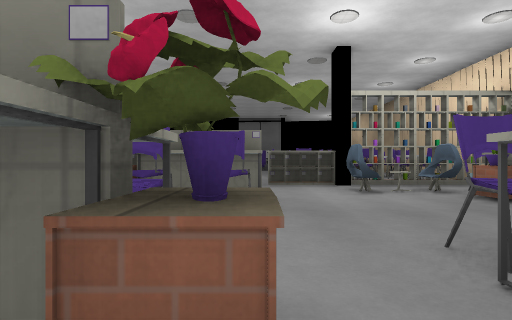
[1] (above)

23 first-person views from a walk through a 3-D level made in the Godot game engine. The camera is 1.2 m above the floor, looks level and sees 80° across. The floor is counted in squares, 2 m on a side. Each view is taken from the middle of a square. On the plan, view 1 faces up. The plan holds only what a view shows up to about 9 squares ahead; the rest is blank. The place goes on beyond the plan. Characters and animated objects are left out. Some surface patterns are stand-ins.

[2]
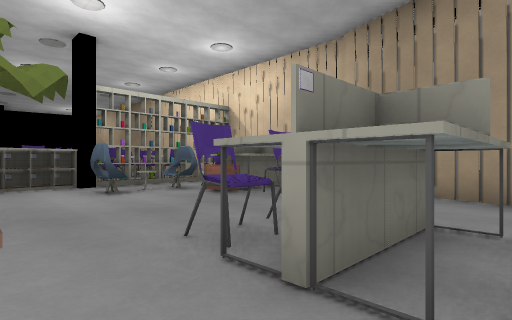

[3]
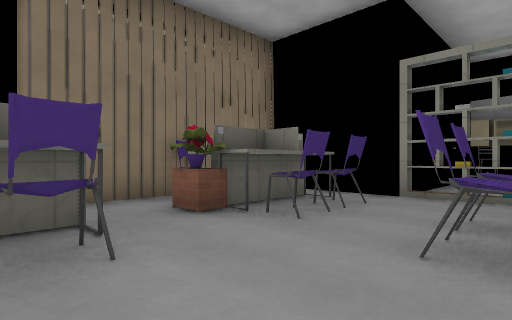

[4]
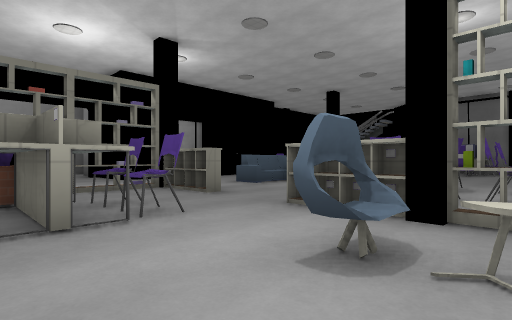

[5]
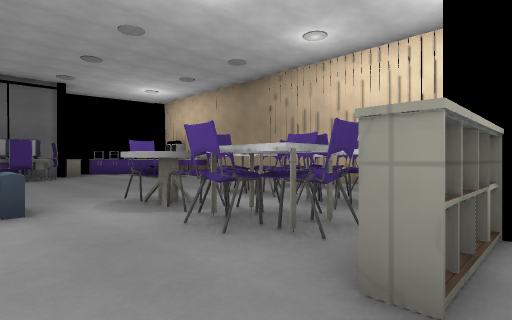

[6]
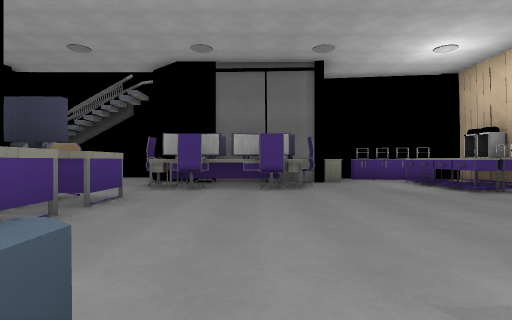

[7]
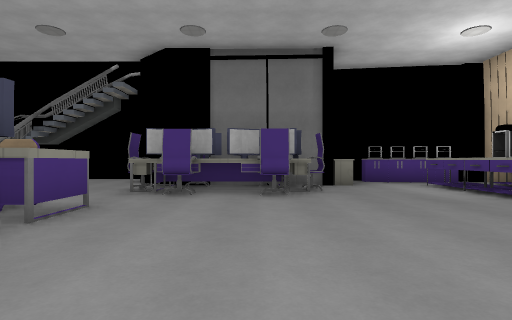

[8]
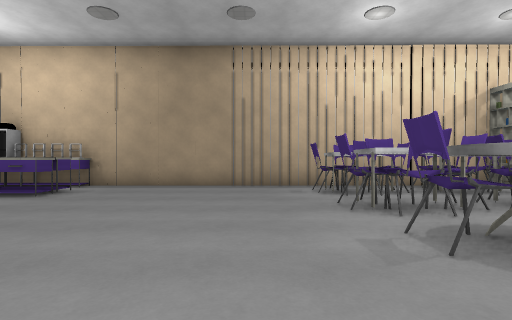

[9]
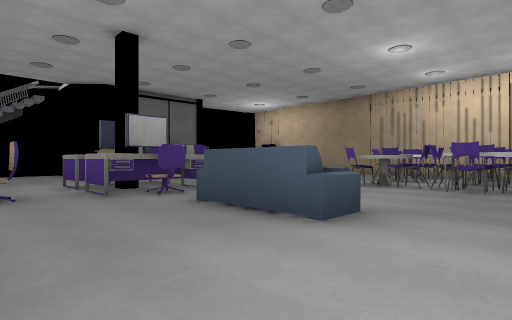

[10]
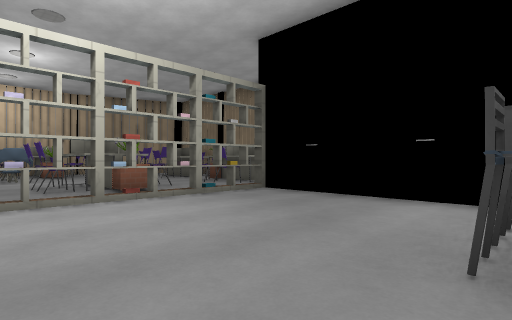

[11]
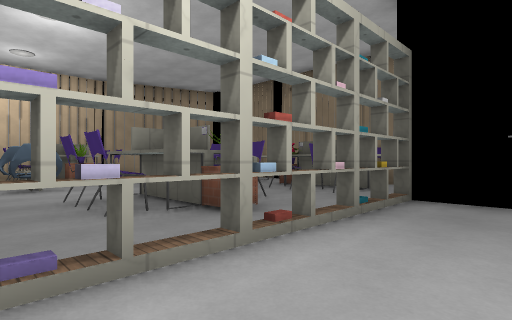

[12]
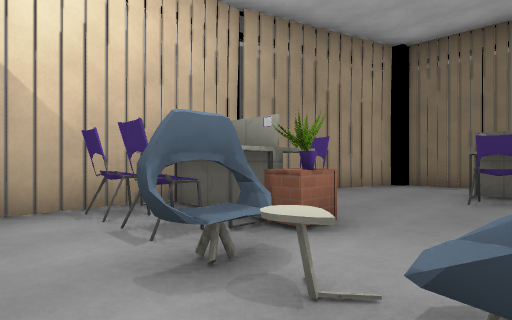

[13]
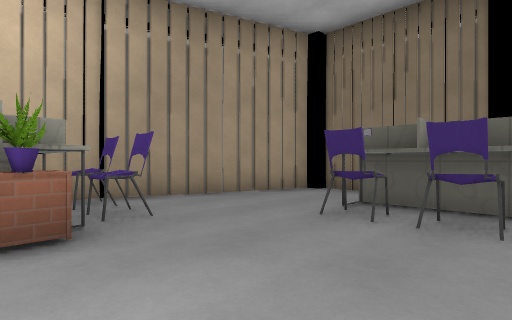

[14]
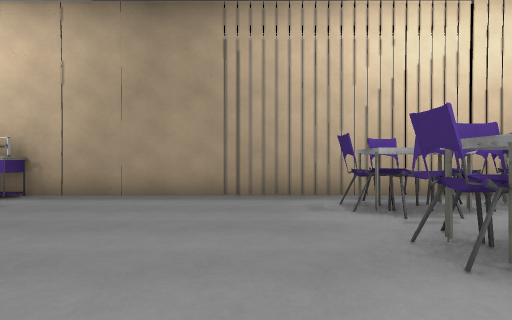

[15]
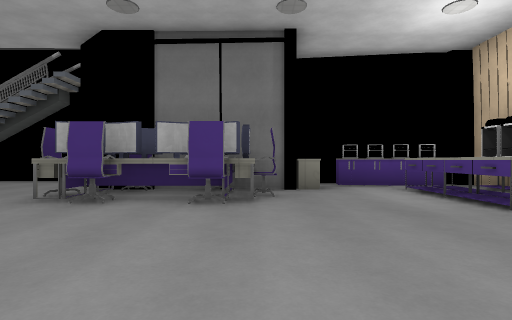

[16]
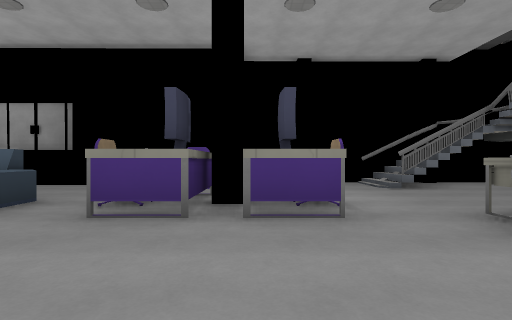

[17]
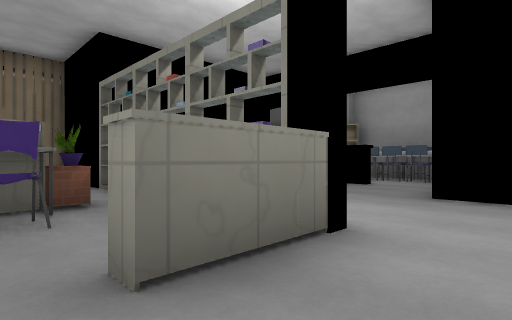

[18]
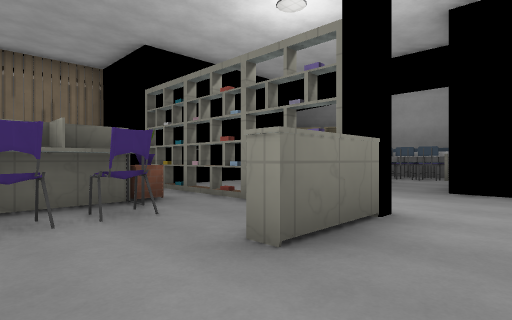

[19]
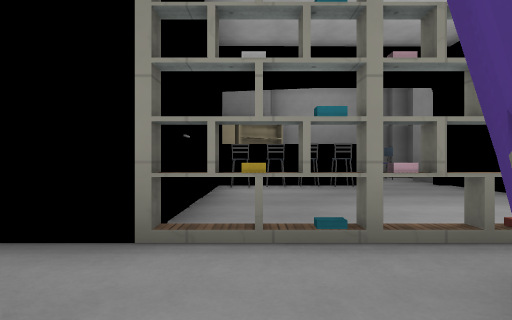

[20]
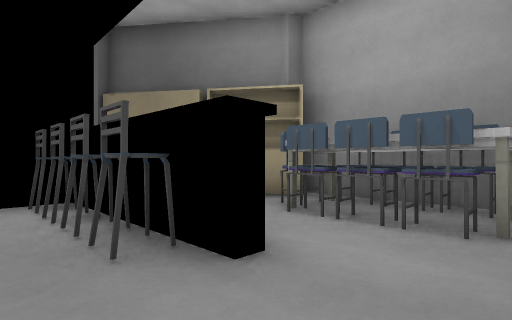

[21]
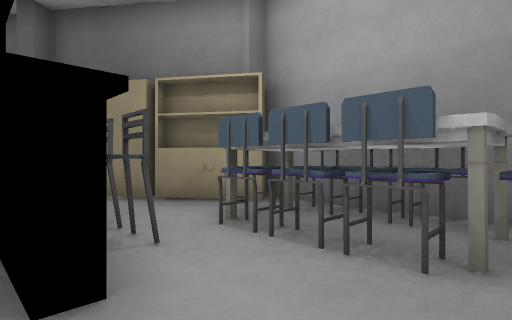

[22]
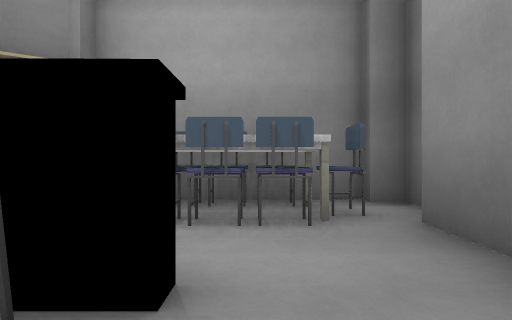

[23]
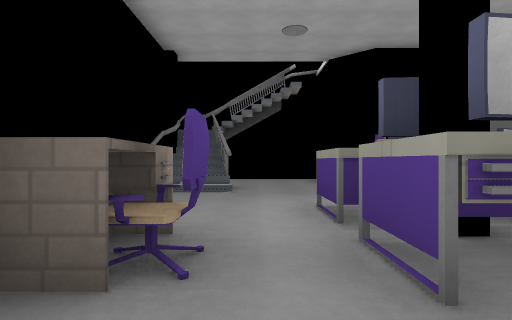

### Floor plan
Key: @ floor where view 1 was taken; # wall or solid block; x gap in a wall; . floor; / step, stairs or slope; ^ raised ledge; C chair; T thing the floor can be seen under or through; S sofa; O other object.
Columns run from 12 left of view 1 to 7 right of it. Each row starts with its distance up from view 1.
 22      ###
 21      ....     ##^##
 20      ##..#    ^#^^#
 19      ##...OOO#..^^#
 18     #//...OOOC..^^#
 17      .....CCC...^^^
 16       ..^C.........#
 15       ..^^.........#
 14       C.^#.........#
 13       ..#C.........#
 12       .......C.C.C.#
 11      #...SSS.^CCCC.#
 10       ...S...C.C.C.#
  9       .......CCCCO.#
  8 ######...TT..C#O#O##
  7 #O#......T.....####
  6 #OO......T.C..^OCC#
  5 #OOOO....xO^C...O^^
  4 #OOOO....T.CC...CC#
  3 ### O....T........#
  2  #######TTCC..CC..#
  1          #^^#.#^..#
  0          #OC@. ..#
 -1          ##^######

Positions as (right, up) in squares from view 1, and headings:
1: (0, 0), facing up
2: (0, 0), facing up-right
3: (2, 4), facing down-left
4: (3, 4), facing up-left
5: (-1, 7), facing up-right
6: (0, 11), facing up
7: (0, 12), facing up
8: (-1, 13), facing right
9: (-6, 8), facing up-right
10: (-8, 7), facing down-right
11: (-5, 7), facing down-right
12: (2, 7), facing down-right
13: (1, 5), facing down-right
14: (1, 13), facing right
15: (1, 13), facing up
16: (1, 15), facing left
17: (-1, 9), facing down-left
18: (0, 9), facing down-left
19: (-1, 3), facing left
20: (-7, 7), facing down-left
21: (-8, 7), facing down-left
22: (-7, 6), facing left
23: (-5, 12), facing up
